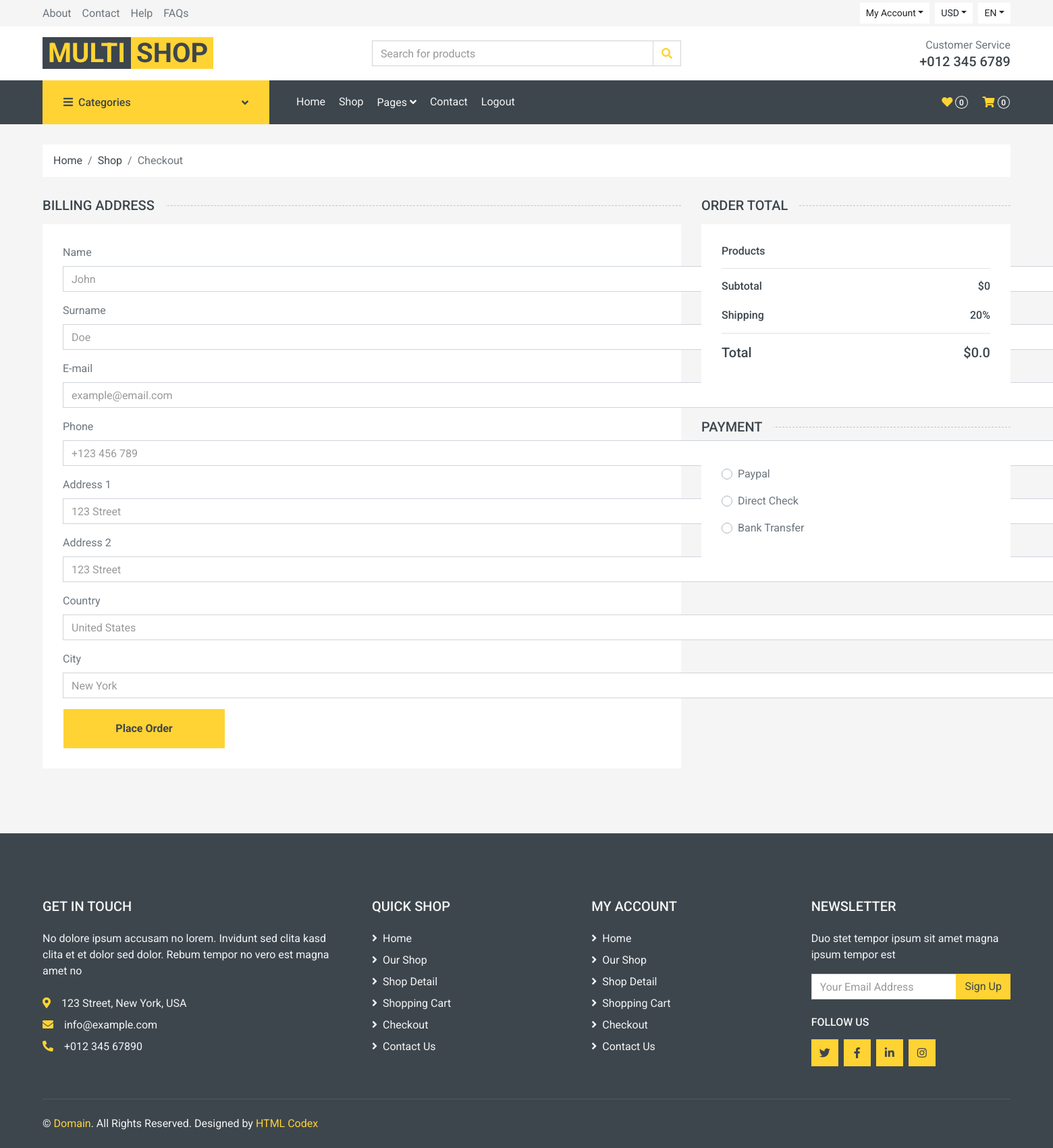
/checkout/ (signed in), run on an earlier commit of the app's database.
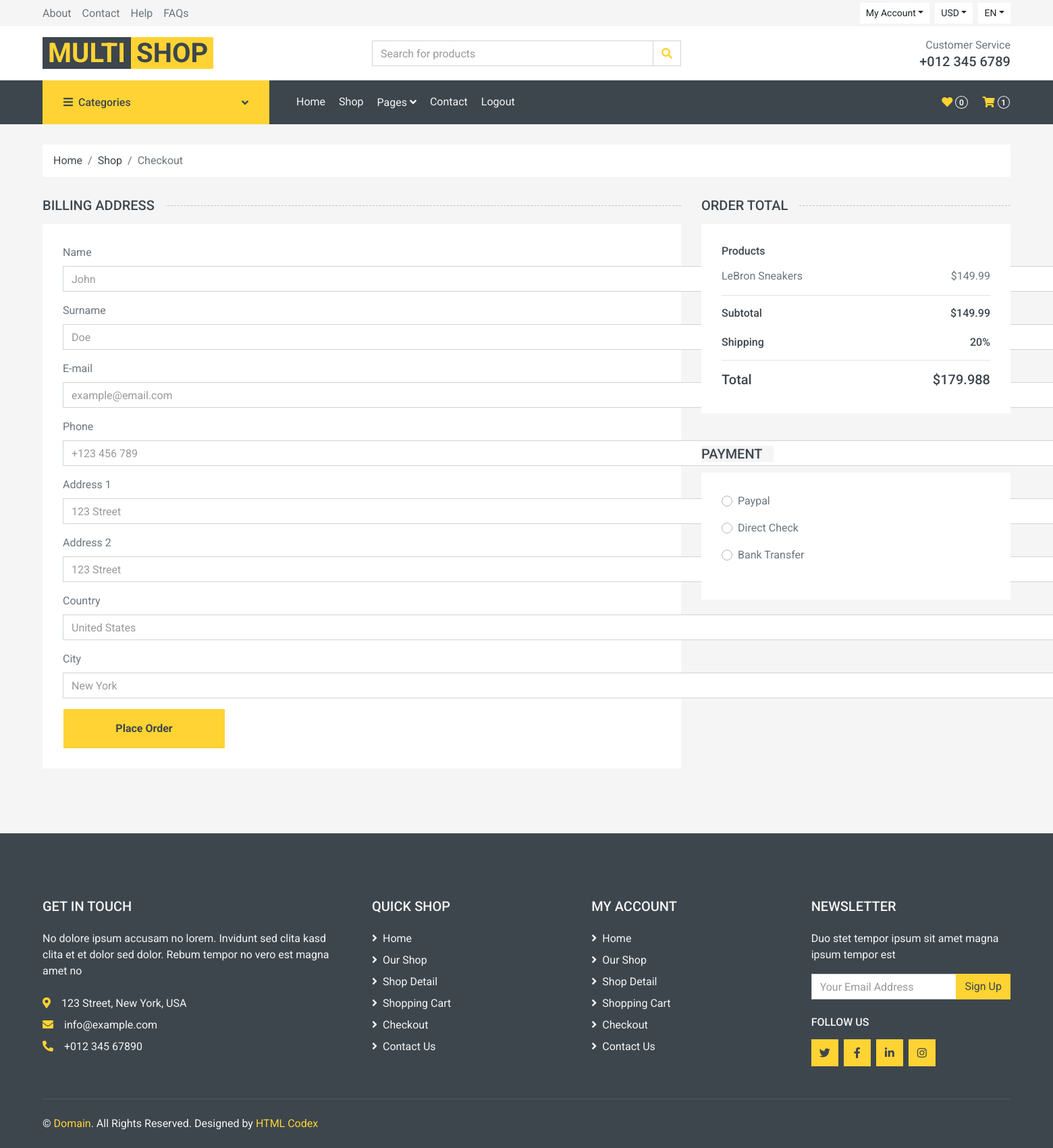
And on a later commit of the database.
### main/models.py (models this page shows, shortened)
class Cart(models.Model):
    user = models.ForeignKey(User, on_delete=models.CASCADE, null=True, blank=True)
    price = models.DecimalField(default=0, decimal_places=2, max_digits=6)

class CartItem(models.Model):
    cart = models.ForeignKey(Cart, related_name="cart_items", on_delete=models.CASCADE)
    product = models.ForeignKey(Product, on_delete=models.CASCADE, default='1')
    quantity = models.PositiveIntegerField(default=1)
    def total_price(self):
        if self.product.is_sale:
            self.cart.price = self.product.sale_price * self.quantity
            return self.product.sale_price * self.quantity
        else:
            self.cart.price = self.product.price * self.quantity
            return self.product.price * self.quantity

class Product(models.Model):
    category = models.ForeignKey(Category, on_delete=models.CASCADE, related_name='product_category')
    name = models.CharField(max_length=300)
    description = models.CharField(max_length=1000, default="", blank=True, null=True)
    image = models.ImageField(upload_to="images/products/")
    price = models.DecimalField(default=0, decimal_places=2, max_digits=6)
    is_sale = models.BooleanField(default=False)
    sale_price = models.DecimalField(default=0, decimal_places=2, max_digits=6)

### main/views.py (the view, shortened to what this page needs)
# urls.py: path('checkout/', views.checkout, name="checkout"),
def checkout(request):
    try:
        if request.user.is_authenticated:
            current_user = request.user
            cart = Cart.objects.get(user=request.user)
            cart_items = CartItem.objects.filter(cart=cart)
            total_price = sum(item.total_price() for item in cart_items)
            taxes_price = total_price + (total_price * 20) / 100
        else:
            cart = 0
    except Cart.DoesNotExist:
        messages.error(request, "Add something to cart first.")
        return redirect('index')
    return render(request, 'main/checkout.html', {'cart': cart, 'cart_items': cart_items, 'total_price': total_price, 'taxes_price': taxes_price, 'MEDIA_URL': settings.MEDIA_URL})

### main/templates/main/checkout.html (shortened to what the changed rows need)
{% extends 'main/base.html' %}
{% block body %}
    <div class="container-fluid">
        <div class="row px-xl-5">
            <div class="col-lg-4">
                <div class="bg-light p-30 mb-5">
                    <div class="border-bottom">
                        {% for item in cart_items %}
                        <div class="d-flex justify-content-between">
                            <p>{{ item.product.name }}</p>
                            <p>${% if item.product.is_sale%}{{ item.product.sale_price }}{% else %}{{ item.product.price }}{% endif %}</p>
                        </div>
                        {% endfor %}
                    </div>
                    <div class="border-bottom pt-3 pb-2">
                        <div class="d-flex justify-content-between mb-3">
                            <h6>Subtotal</h6>
                            <h6>${{ total_price }}</h6>
                        </div>
                    </div>
                    <div class="pt-2">
                        <div class="d-flex justify-content-between mt-2">
                            <h5>Total</h5>
                            <h5>${{ taxes_price }}</h5>
                        </div>
                    </div>
                </div>
            </div>
        </div>
    </div>
{% endblock %}

### main/templates/main/base.html (shortened to what the changed rows need)
{% load static %}
<!DOCTYPE html>
<html lang="en">
<head>
    <link href="https://cdnjs.cloudflare.com/ajax/libs/font-awesome/5.10.0/css/all.min.css" rel="stylesheet">
    <link href="lib/animate/animate.min.css" rel="stylesheet">
    <link href="lib/owlcarousel/assets/owl.carousel.min.css" rel="stylesheet">
    <link href="{% static 'css/style.css' %}" rel="stylesheet">
</head>
<body>
    <div class="container-fluid bg-dark mb-30">
        <div class="row px-xl-5">
            <div class="col-lg-9">
                <nav class="navbar navbar-expand-lg bg-dark navbar-dark py-3 py-lg-0 px-0">
                    <div class="collapse navbar-collapse justify-content-between" id="navbarCollapse">
                        <div class="navbar-nav ml-auto py-0 d-none d-lg-block">
                            <a href="{% url 'cart' %}" class="btn px-0 ml-3">
                                <i class="fas fa-shopping-cart text-primary"></i>
                                <span class="badge text-secondary border border-secondary rounded-circle" style="padding-bottom: 2px;">{% if cart.cart_items.all %}{{ cart.cart_items.all|length }}{% else %}0{% endif %}</span>
                            </a>
                        </div>
                    </div>
                </nav>
            </div>
        </div>
    </div>
    {% block body %}
    {% endblock %}
</body>
</html>

What changed in the data, as far as the page shows it:
added Cart: cart_items.all|length "1"
added CartItem: product.name "LeBron Sneakers", product.sale_price "149.99"
Also different on the page:
{{ total_price }}: "0" → "149.99"
{{ taxes_price }}: "0.0" → "179.988"
text no longer shown: "0"
